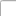
<?xml version="1.0" encoding="UTF-8"?>
<ui version="4.0">
 <class>MainWindow</class>
 <widget class="QMainWindow" name="MainWindow">
  <property name="geometry">
   <rect>
    <x>0</x>
    <y>0</y>
    <width>16</width>
    <height>16</height>
   </rect>
  </property>
  <property name="sizePolicy">
   <sizepolicy hsizetype="Preferred" vsizetype="Preferred">
    <horstretch>0</horstretch>
    <verstretch>0</verstretch>
   </sizepolicy>
  </property>
  <widget class="QWidget" name="centralWidget">
   <widget class="QRadioButton" name="radioButtonSimple">
    <property name="geometry">
     <rect>
      <x>0</x>
      <y>0</y>
      <width>84</width>
      <height>22</height>
     </rect>
    </property>
    <property name="text">
     <string>Обычный</string>
    </property>
   </widget>
   <widget class="QRadioButton" name="radioButtonCompl">
    <property name="geometry">
     <rect>
      <x>0</x>
      <y>0</y>
      <width>105</width>
      <height>22</height>
     </rect>
    </property>
    <property name="text">
     <string>Инженерный</string>
    </property>
   </widget>
   <widget class="QLineEdit" name="lineEdit"/>
  </widget>
 </widget>
 <layoutdefault spacing="6" margin="11"/>
 <resources/>
 <connections/>
</ui>
